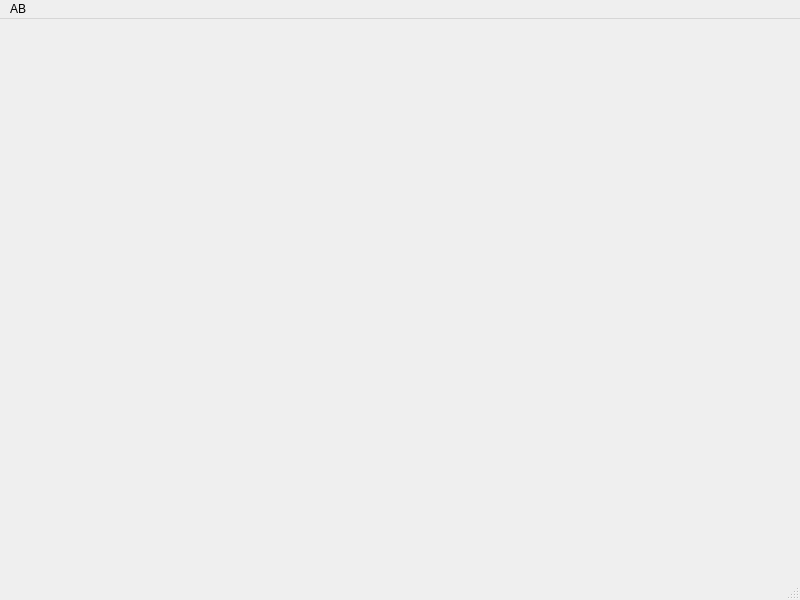
<?xml version="1.0" encoding="UTF-8"?>
<ui version="4.0">
 <class>MainWindow</class>
 <widget class="QMainWindow" name="MainWindow">
  <property name="geometry">
   <rect>
    <x>0</x>
    <y>0</y>
    <width>800</width>
    <height>600</height>
   </rect>
  </property>
  <property name="windowTitle">
   <string>MainWindow</string>
  </property>
  <widget class="QWidget" name="centralwidget"/>
  <widget class="QMenuBar" name="menubar">
   <property name="geometry">
    <rect>
     <x>0</x>
     <y>0</y>
     <width>800</width>
     <height>33</height>
    </rect>
   </property>
   <widget class="QMenu" name="menuAB">
    <property name="title">
     <string>AB</string>
    </property>
   </widget>
   <addaction name="menuAB"/>
  </widget>
  <widget class="QStatusBar" name="statusbar"/>
 </widget>
 <resources/>
 <connections/>
</ui>
